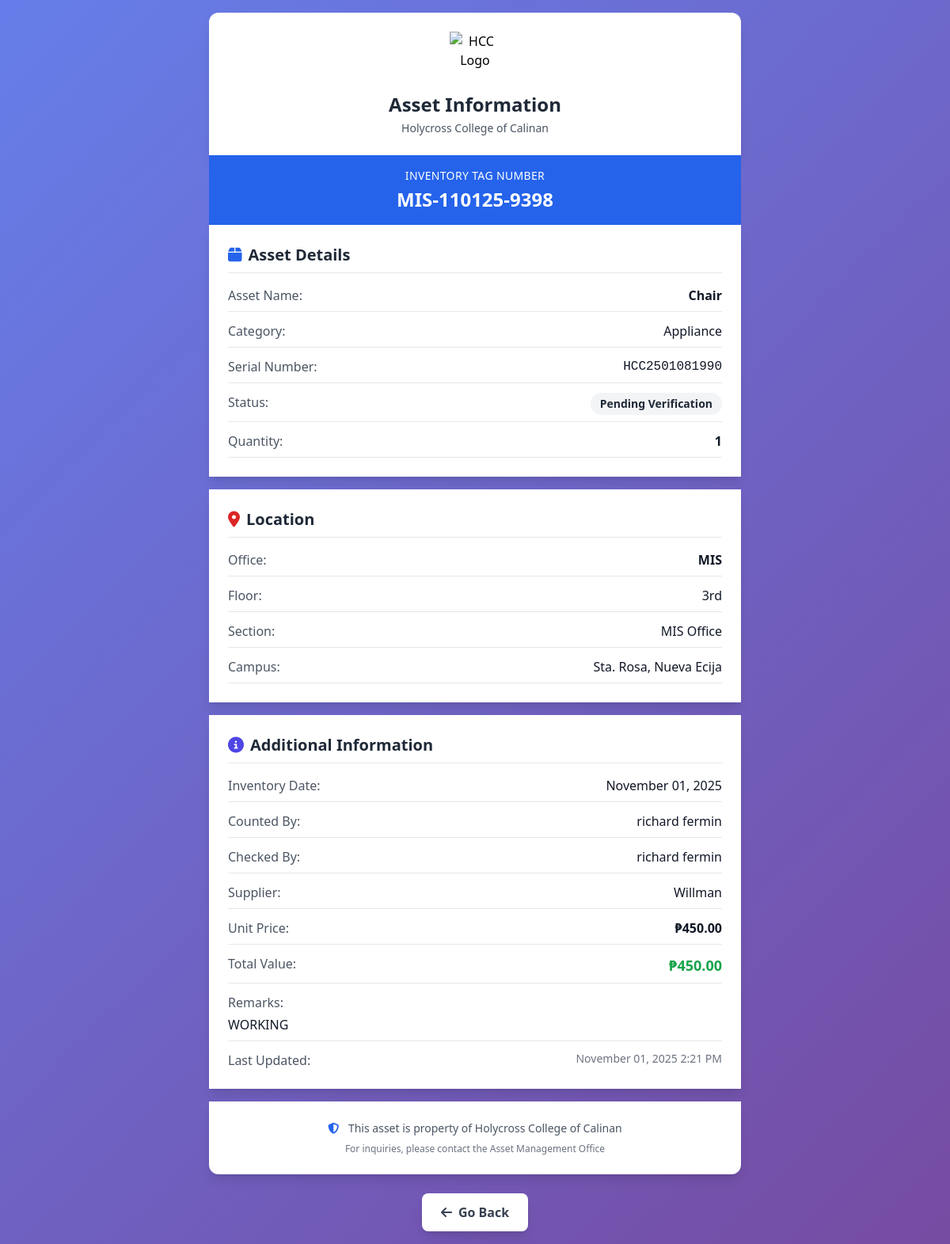
Page /asset_lookup.php?tag=MIS-110125-9398 on the committed database.
### tables this page shows
CREATE TABLE `inventory_tags` (
  `id` int(11) NOT NULL,
  `asset_id` int(11) NOT NULL,
  `office_id` int(11) DEFAULT NULL,
  `tag_number` varchar(100) NOT NULL,
  `inventory_date` date DEFAULT NULL,
  `article` varchar(255) DEFAULT NULL,
  `size` varchar(100) DEFAULT NULL,
  `counted_by` varchar(255) DEFAULT NULL,
  `checked_by` varchar(255) DEFAULT NULL,
  `location_row` varchar(100) DEFAULT NULL,
  `location_section` varchar(100) DEFAULT NULL,
  `location_floor` varchar(100) DEFAULT NULL,
  `quantity` int(11) DEFAULT 1,
  `unit_price` decimal(15,2) DEFAULT 0.00,
  `total_value` decimal(15,2) DEFAULT 0.00,
  `amount` decimal(15,2) DEFAULT 0.00,
  `supplier` varchar(255) DEFAULT NULL,
  `status` enum('Pending Verification','Active','Disposed','Transferred') NOT NULL DEFAULT 'Pending Verification',
  `is_borrowable` tinyint(1) NOT NULL DEFAULT 0,
  `borrowable_quantity` int(11) NOT NULL DEFAULT 0,
  `assigned_by_custodian_id` int(11) DEFAULT NULL,
  `verified_by_user_id` int(11) DEFAULT NULL,
  `verified_at` timestamp NULL DEFAULT NULL,
  `remarks` text DEFAULT NULL,
  `created_at` timestamp NOT NULL DEFAULT current_timestamp(),
  `updated_at` timestamp NOT NULL DEFAULT current_timestamp() ON UPDATE current_timestamp()
);

CREATE TABLE `assets` (
  `id` int(11) NOT NULL,
  `asset_name` varchar(255) NOT NULL,
  `category_id` int(11) NOT NULL,
  `status` enum('Active','Inactive','Damaged','Missing','Under Repair','Retired') DEFAULT 'Active' COMMENT 'Asset status: Active=in use, Inactive=in storage/available, Damaged=needs repair, Missing=lost/untraceable, Under Repair=being fixed, Retired=decommissioned',
  `campus_id` int(11) NOT NULL,
  `office_id` int(11) DEFAULT NULL,
  `location` varchar(255) NOT NULL,
  `room_id` int(11) DEFAULT NULL,
  `brand_id` int(11) DEFAULT NULL,
  `purchase_date` date NOT NULL,
  `value` decimal(15,2) NOT NULL,
  `original_value` decimal(15,2) DEFAULT NULL COMMENT 'Original purchase value',
  `current_value` decimal(15,2) DEFAULT NULL COMMENT 'Current depreciated value',
  `depreciation_rate` decimal(5,2) DEFAULT 0.00 COMMENT 'Annual depreciation rate in percentage',
  `last_depreciation_date` date DEFAULT NULL COMMENT 'Last date depreciation was calculated',
  `inventory_date` date DEFAULT NULL,
  `supplier` varchar(255) DEFAULT NULL,
  `quantity` int(11) NOT NULL DEFAULT 1,
  `inactive_quantity` int(11) NOT NULL DEFAULT 0,
  `serial_number` varchar(100) DEFAULT NULL,
  `barcode` varchar(255) DEFAULT NULL,
  `description` text DEFAULT NULL,
  `assigned_to` varchar(255) DEFAULT NULL,
  `assigned_email` varchar(255) DEFAULT NULL,
  `assigned_to_id` int(11) DEFAULT NULL,
  `assignment_date` date DEFAULT NULL,
  `unassigned_date` date DEFAULT NULL,
  `created_at` timestamp NOT NULL DEFAULT current_timestamp(),
  `updated_at` timestamp NOT NULL DEFAULT current_timestamp() ON UPDATE current_timestamp(),
  `created_by` int(11) DEFAULT NULL,
  `remarks` text DEFAULT NULL,
  `size` varchar(100) DEFAULT NULL,
  `article` varchar(255) DEFAULT NULL,
  `counted_by` varchar(255) DEFAULT NULL,
  `checked_by` varchar(255) DEFAULT NULL
);

CREATE TABLE `categories` (
  `id` int(11) NOT NULL,
  `category_name` varchar(50) NOT NULL,
  `description` text DEFAULT NULL,
  `created_at` timestamp NOT NULL DEFAULT current_timestamp()
);

CREATE TABLE `offices` (
  `id` int(11) NOT NULL,
  `office_name` varchar(255) NOT NULL,
  `floor` varchar(50) DEFAULT NULL,
  `section_code` varchar(100) DEFAULT NULL,
  `campus_id` int(11) NOT NULL,
  `description` text DEFAULT NULL,
  `created_at` timestamp NOT NULL DEFAULT current_timestamp(),
  `updated_at` timestamp NOT NULL DEFAULT current_timestamp() ON UPDATE current_timestamp()
);

CREATE TABLE `campuses` (
  `id` int(11) NOT NULL,
  `campus_code` varchar(10) NOT NULL,
  `campus_name` varchar(100) NOT NULL,
  `location` varchar(255) DEFAULT NULL,
  `created_at` timestamp NOT NULL DEFAULT current_timestamp()
);

### asset_lookup.php (the view, shortened to what this page needs)
<?php
require_once 'config.php';
$tagNumber = $_GET['tag'] ?? '';
try {
    $stmt = $pdo->prepare("
        SELECT
            it.*,
            a.id as asset_id,
            a.asset_name,
            a.barcode,
            a.serial_number,
            a.status as asset_status,
            a.description,
            a.purchase_date,
            a.supplier,
            o.office_name,
            o.floor,
            o.section_code,
            cam.campus_name,
            c.category_name,
            br.name as brand_name,
            'inventory_tag' as source_type
        FROM inventory_tags it
        JOIN assets a ON it.asset_id = a.id
        LEFT JOIN offices o ON it.office_id = o.id
        LEFT JOIN campuses cam ON a.campus_id = cam.id
        LEFT JOIN categories c ON a.category_id = c.id
        LEFT JOIN brands br ON a.brand_id = br.id
        WHERE it.tag_number = ?
        LIMIT 1
    ");
    $stmt->execute([$tagNumber]);
    $tag = $stmt->fetch();
} catch (Exception $e) {
    error_log("Error in asset lookup: " . $e->getMessage());
    die('Error loading asset details: ' . $e->getMessage());
}
?>
<!DOCTYPE html>
<html lang="en">
<head>
    <script src="https://cdn.tailwindcss.com"></script>
    <link rel="stylesheet" href="https://cdnjs.cloudflare.com/ajax/libs/font-awesome/6.1.1/css/all.min.css" />
</head>
<body class="p-4">
    <div class="max-w-2xl mx-auto">
        <div class="bg-white rounded-t-xl shadow-lg p-6 text-center">
            <img src="logo/1.png" alt="HCC Logo" class="h-16 w-16 mx-auto mb-3">
            <h1 class="text-2xl font-bold text-gray-800">Asset Information</h1>
            <p class="text-gray-600 text-sm mt-1">Holycross College of Calinan</p>
        </div>
        <div class="bg-blue-600 text-white p-4 text-center">
            <p class="text-sm uppercase tracking-wide">
                <?php if ($tag['source_type'] === 'asset_unit'): ?>
                    Individual Unit Code
                <?php elseif ($tag['source_type'] === 'asset_serial'): ?>
                    Asset Serial Number
                <?php else: ?>
                    Inventory Tag Number
                <?php endif; ?>
            </p>
            <p class="text-2xl font-bold mt-1"><?= htmlspecialchars($tag['tag_number']) ?></p>
        </div>
        <div class="bg-white shadow-lg p-6">
            <h2 class="text-xl font-bold text-gray-800 mb-4 border-b pb-2">
                <i class="fas fa-box text-blue-600 mr-2"></i>Asset Details
            </h2>
            <div class="space-y-3">
                <div class="flex justify-between items-start border-b pb-2">
                    <span class="text-gray-600 font-medium">Asset Name:</span>
                    <span class="text-gray-900 font-semibold text-right"><?= htmlspecialchars($tag['asset_name']) ?></span>
                </div>
                <?php if (!empty($tag['category_name'])): ?>
                <div class="flex justify-between items-start border-b pb-2">
                    <span class="text-gray-600 font-medium">Category:</span>
                    <span class="text-gray-900 text-right"><?= htmlspecialchars($tag['category_name']) ?></span>
                </div>
                <?php endif; ?>
                <?php if (!empty($tag['serial_number'])): ?>
                <div class="flex justify-between items-start border-b pb-2">
                    <span class="text-gray-600 font-medium">Serial Number:</span>
                    <span class="text-gray-900 text-right font-mono"><?= htmlspecialchars($tag['serial_number']) ?></span>
                </div>
                <?php endif; ?>
                <div class="flex justify-between items-start border-b pb-2">
                    <span class="text-gray-600 font-medium">Status:</span>
                    <span class="px-3 py-1 rounded-full text-sm font-semibold <?= ($tag['status'] === 'Active' || $tag['status'] === 'Available') ? 'bg-green-100 text-green-800' : 'bg-gray-100 text-gray-800' ?>">
                        <?= htmlspecialchars($tag['status'] ?? $tag['asset_status']) ?>
                    </span>
                </div>
                <?php if ($tag['source_type'] !== 'asset_unit'): ?>
                <div class="flex justify-between items-start border-b pb-2">
                    <span class="text-gray-600 font-medium">Quantity:</span>
                    <span class="text-gray-900 font-semibold"><?= htmlspecialchars($tag['quantity'] ?? 'N/A') ?></span>
                </div>
                <?php endif; ?>
            </div>
        </div>
        <div class="bg-white shadow-lg p-6 mt-4">
            <h2 class="text-xl font-bold text-gray-800 mb-4 border-b pb-2">
                <i class="fas fa-map-marker-alt text-red-600 mr-2"></i>Location
            </h2>
            <div class="space-y-3">
                <?php if (!empty($tag['office_name'])): ?>
                <div class="flex justify-between items-start border-b pb-2">
                    <span class="text-gray-600 font-medium">Office:</span>
                    <span class="text-gray-900 font-semibold text-right"><?= htmlspecialchars($tag['office_name']) ?></span>
                </div>
                <?php endif; ?>
                <?php if (!empty($tag['floor']) || !empty($tag['location_floor'])): ?>
                <div class="flex justify-between items-start border-b pb-2">
                    <span class="text-gray-600 font-medium">Floor:</span>
                    <span class="text-gray-900"><?= htmlspecialchars($tag['floor'] ?? $tag['location_floor'] ?? 'N/A') ?></span>
                </div>
                <?php endif; ?>
                <?php if (!empty($tag['section_code']) || !empty($tag['location_section'])): ?>
                <div class="flex justify-between items-start border-b pb-2">
                    <span class="text-gray-600 font-medium">Section:</span>
                    <span class="text-gray-900"><?= htmlspecialchars($tag['section_code'] ?? $tag['location_section'] ?? 'N/A') ?></span>
                </div>
                <?php endif; ?>
                <?php if (!empty($tag['campus_name'])): ?>
                <div class="flex justify-between items-start border-b pb-2">
                    <span class="text-gray-600 font-medium">Campus:</span>
                    <span class="text-gray-900 text-right"><?= htmlspecialchars($tag['campus_name']) ?></span>
                </div>
                <?php endif; ?>
            </div>
        </div>
        <div class="bg-white shadow-lg p-6 mt-4">
            <h2 class="text-xl font-bold text-gray-800 mb-4 border-b pb-2">
                <i class="fas fa-info-circle text-indigo-600 mr-2"></i>Additional Information
            </h2>
            <div class="space-y-3">
                <?php if (!empty($tag['inventory_date'])): ?>
                <div class="flex justify-between items-start border-b pb-2">
                    <span class="text-gray-600 font-medium"><?= $tag['source_type'] === 'asset_unit' ? 'Acquisition Date:' : 'Inventory Date:' ?></span>
                    <span class="text-gray-900"><?= htmlspecialchars(date('F d, Y', strtotime($tag['inventory_date']))) ?></span>
                </div>
                <?php endif; ?>
                <?php if (!empty($tag['counted_by'])): ?>
                <div class="flex justify-between items-start border-b pb-2">
                    <span class="text-gray-600 font-medium">Counted By:</span>
                    <span class="text-gray-900 text-right"><?= htmlspecialchars($tag['counted_by']) ?></span>
                </div>
                <?php endif; ?>
                <?php if (!empty($tag['checked_by'])): ?>
                <div class="flex justify-between items-start border-b pb-2">
                    <span class="text-gray-600 font-medium">Checked By:</span>
                    <span class="text-gray-900 text-right"><?= htmlspecialchars($tag['checked_by']) ?></span>
                </div>
                <?php endif; ?>
                <?php if (!empty($tag['supplier'])): ?>
                <div class="flex justify-between items-start border-b pb-2">
                    <span class="text-gray-600 font-medium">Supplier:</span>
                    <span class="text-gray-900 text-right"><?= htmlspecialchars($tag['supplier']) ?></span>
                </div>
                <?php endif; ?>
                <?php if (!empty($tag['unit_price'])): ?>
                <div class="flex justify-between items-start border-b pb-2">
                    <span class="text-gray-600 font-medium">Unit Price:</span>
                    <span class="text-gray-900 font-semibold">₱<?= number_format($tag['unit_price'], 2) ?></span>
                </div>
                <?php endif; ?>
                <?php if (!empty($tag['total_value'])): ?>
                <div class="flex justify-between items-start border-b pb-2">
                    <span class="text-gray-600 font-medium">Total Value:</span>
                    <span class="text-green-600 font-bold text-lg">₱<?= number_format($tag['total_value'], 2) ?></span>
                </div>
                <?php endif; ?>
                <?php if (!empty($tag['remarks'])): ?>
                <div class="border-b pb-2">
                    <span class="text-gray-600 font-medium block mb-1">Remarks:</span>
                    <span class="text-gray-900"><?= nl2br(htmlspecialchars($tag['remarks'])) ?></span>
                </div>
                <?php endif; ?>
                <?php if (!empty($tag['updated_at'])): ?>
                <div class="flex justify-between items-start">
                    <span class="text-gray-600 font-medium">Last Updated:</span>
                    <span class="text-gray-500 text-sm"><?= htmlspecialchars(date('F d, Y g:i A', strtotime($tag['updated_at']))) ?></span>
                </div>
                <?php endif; ?>
            </div>
        </div>
        <div class="bg-white rounded-b-xl shadow-lg p-6 mt-4 text-center">
            <p class="text-gray-600 text-sm">
                <i class="fas fa-shield-alt text-blue-600 mr-2"></i>
                This asset is property of Holycross College of Calinan
            </p>
            <p class="text-gray-500 text-xs mt-2">
                For inquiries, please contact the Asset Management Office
            </p>
        </div>
        <div class="mt-6 text-center">
            <button onclick="window.history.back()" class="bg-white text-gray-700 px-6 py-3 rounded-lg shadow-lg font-semibold hover:bg-gray-100 transition">
                <i class="fas fa-arrow-left mr-2"></i>Go Back
            </button>
        </div>
    </div>
</body>
</html>

### asset_lookup.php (style rules this page uses)
body { background: linear-gradient(135deg, #667eea 0%, #764ba2 100%); min-height: 100vh; }

### rows in the picture
inventory_tags: tag_number "MIS-110125-9398", asset.asset_name "Chair", categories.category_name "Appliance", asset.serial_number "HCC2501081990", status "Pending Verification", quantity "1", office.office_name "MIS", office.floor "3rd", office.section_code "MIS Office", campuses.campus_name "Sta. Rosa, Nueva Ecija", inventory_date "November 01, 2025", counted_by "richard fermin", checked_by "richard fermin", asset.supplier "Willman", unit_price "450.00", total_value "450.00", remarks "WORKING", updated_at "November 01, 2025 2:21 PM"
